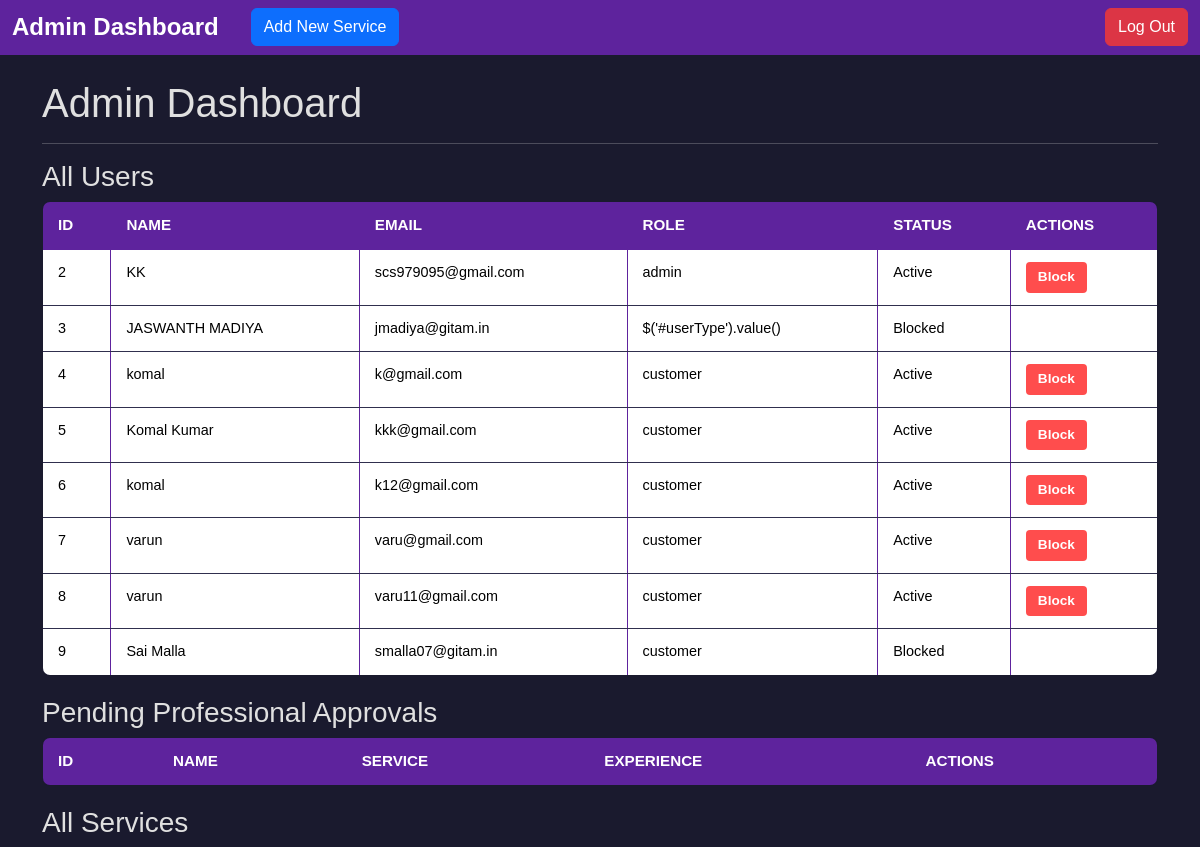
The page /admin/dashboard (signed in, upper part) on the database as committed earlier.
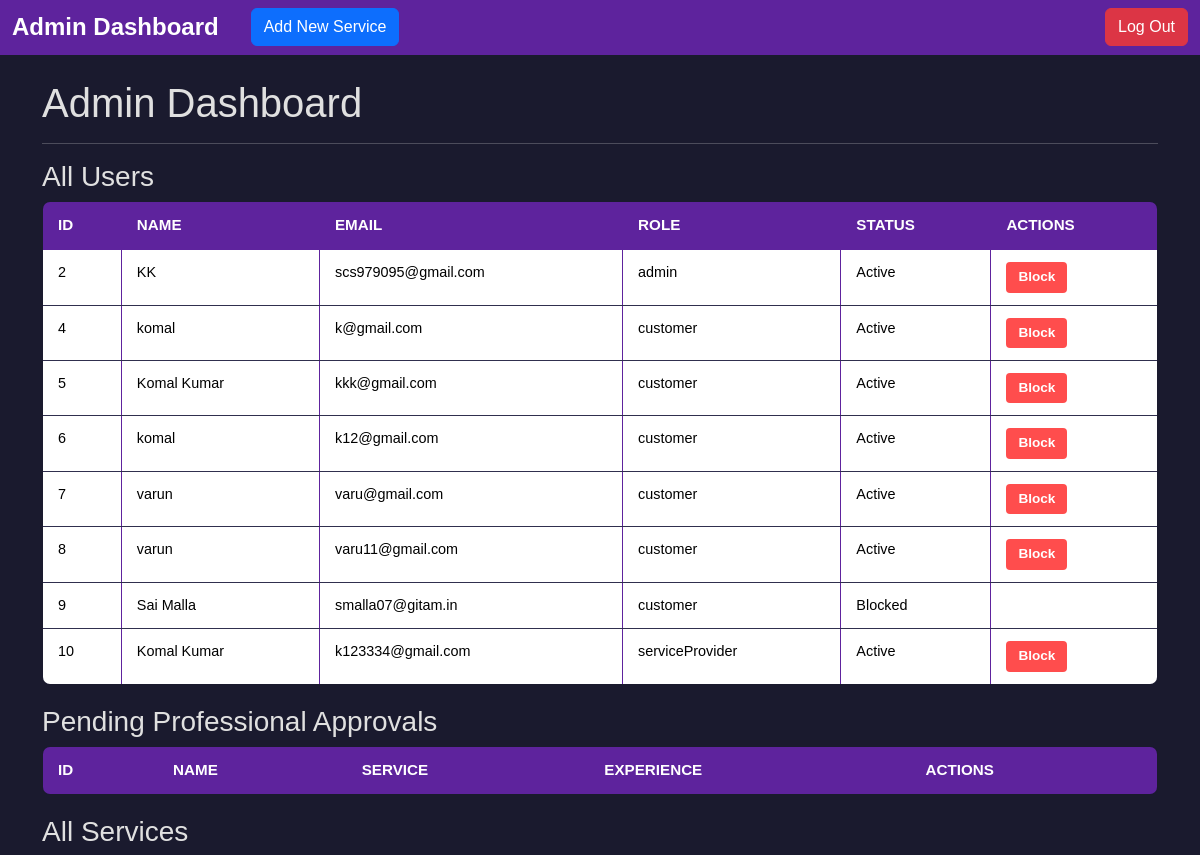
The same page on the database as committed later.
### app.py (models this page shows)
class User(db.Model):
    id = db.Column(db.Integer, primary_key=True)
    name = db.Column(db.String(80), nullable=False)
    email = db.Column(db.String(120), unique=True, nullable=False)  # Unique Login ID
    password = db.Column(db.String(120), nullable=False)
    phone_number = db.Column(db.String(15))
    role = db.Column(db.String(15), nullable=False)  # 'admin', 'customer', 'professional'
    is_blocked = db.Column(db.Boolean, default=False)  # Admin can block users
    created_at = db.Column(db.DateTime, default=datetime.utcnow)
    address= db.Column(db.String(100), nullable= True)
    professional_details = db.relationship('ProfessionalDetails', back_populates='user', uselist=False)
    customer_requests = db.relationship('ServiceRequest', back_populates='customer')

### app.py (the view)
@app.route('/admin/dashboard')
def admin_dashboard():
    if not session.get('admin_logged_in'):
        return redirect(url_for('admin_login'))
    users = User.query.all()
    services = Service.query.all()
    pending_pros = ProfessionalDetails.query.filter_by(is_approved=False).all()
    return render_template('admin_dashboard.html', users=users, services=services, pending_pros=pending_pros)

### templates/admin_dashboard.html (shortened to what this page needs)
<!doctype html>
<html lang="en">
<head>
    <link href="https://cdn.jsdelivr.net/npm/bootstrap@5.3.3/dist/css/bootstrap.min.css" rel="stylesheet">
    <link rel="stylesheet" href="/static/css/styles.css">
</head>
<body>
    <nav class="navbar navbar-light bg-light">
        <div class="container-fluid">
            <div class="d-flex align-items-center">
                <span class="navbar-brand mb-0 h1">Admin Dashboard</span>
                <a href="#addNewService" class="btn btn-primary ms-3">Add New Service</a>
            </div>
            <form action="/logout" method="post">
                <button type="submit" class="btn btn-danger">Log Out</button>
            </form>
        </div>
    </nav>
    <div class="container mt-4">
        <h1>Admin Dashboard</h1>
        <hr>
        <h3>All Users</h3>
        <table class="table table-bordered table-hover">
            <thead>
                <tr>
                    <th>ID</th>
                    <th>Name</th>
                    <th>Email</th>
                    <th>Role</th>
                    <th>Status</th>
                    <th>Actions</th>
                </tr>
            </thead>
            <tbody>
                {% for user in users %}
                <tr>
                    <td>{{ user.id }}</td>
                    <td>{{ user.name }}</td>
                    <td>{{ user.email }}</td>
                    <td>{{ user.role }}</td>
                    <td>
                        {% if user.is_blocked %}
                        Blocked
                        {% else %}
                        Active
                        {% endif %}
                    </td>
                    <td>
                        {% if not user.is_blocked %}
                        <form method="post" action="/admin/block_user/{{ user.id }}">
                            <button class="btn btn-danger btn-sm">Block</button>
                        </form>
                        {% endif %}
                    </td>
                </tr>
                {% endfor %}
            </tbody>
        </table>
        <h3>Pending Professional Approvals</h3>
        <table class="table table-bordered table-hover">
            <thead>
                <tr>
                    <th>ID</th>
                    <th>Name</th>
                    <th>Service</th>
                    <th>Experience</th>
                    <th>Actions</th>
                </tr>
            </thead>
        </table>
        <h3>All Services</h3>
    </div>
</body>
</html>

### static/css/styles.css (style rules this page uses)
body { font-family: 'Arial', sans-serif; background-color: #1a1a2e; color: #e0e0e0; margin: 0; padding: 0; }
.navbar { background-color: #5e239d !important; }
.navbar-brand { font-size: 1.5rem; font-weight: bold; color: #fff !important; }
.table { width: 100%; border-collapse: collapse; margin-bottom: 20px; background-color: #1a1a2e; color: #e0e0e0; border: 1px solid #5e239d; border-radius: 8px; overflow: hidden; }
.table th { background-color: #5e239d; color: #fff; font-weight: 600; text-transform: uppercase; padding: 12px 15px; text-align: left; font-size: 0.95rem; }
.table td { padding: 12px 15px; font-size: 0.9rem; border-bottom: 1px solid #302f4e; }
.table tbody tr:nth-child(even) { background-color: #252545; }
.table .btn { padding: 5px 12px; font-size: 0.85rem; border-radius: 4px; font-weight: bold; }
.table .btn-danger { background-color: #ff4d4d; color: #fff; border: none; }

Rows that differ between the two databases and show on the page:
removed User: id "3", name "JASWANTH MADIYA", email "jmadiya@gitam.in", role "$('#userType').value()", is_blocked "Blocked"
added User: id "10", name "Komal Kumar", email "k123334@gmail.com", role "serviceProvider", is_blocked "Active"
